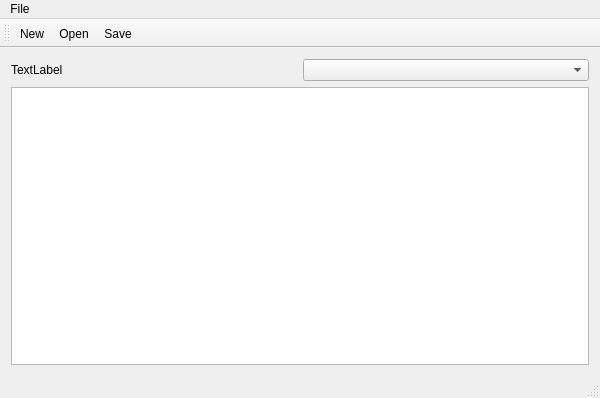
<?xml version="1.0" encoding="UTF-8"?>
<ui version="4.0">
 <class>MainWindow</class>
 <widget class="QMainWindow" name="MainWindow">
  <property name="geometry">
   <rect>
    <x>0</x>
    <y>0</y>
    <width>600</width>
    <height>398</height>
   </rect>
  </property>
  <property name="windowTitle">
   <string>Sml Editor</string>
  </property>
  <widget class="QWidget" name="centralWidget">
   <property name="contextMenuPolicy">
    <enum>Qt::DefaultContextMenu</enum>
   </property>
   <layout class="QVBoxLayout" name="verticalLayout">
    <item>
     <layout class="QHBoxLayout" name="horizontalLayout">
      <item>
       <widget class="QLabel" name="label">
        <property name="text">
         <string>TextLabel</string>
        </property>
       </widget>
      </item>
      <item>
       <widget class="QComboBox" name="comboBox"/>
      </item>
     </layout>
    </item>
    <item>
     <widget class="ItemView" name="graphicsView"/>
    </item>
   </layout>
   <zorder>graphicsView</zorder>
   <zorder>label</zorder>
   <zorder>comboBox</zorder>
  </widget>
  <widget class="QMenuBar" name="menuBar">
   <property name="geometry">
    <rect>
     <x>0</x>
     <y>0</y>
     <width>600</width>
     <height>21</height>
    </rect>
   </property>
   <widget class="QMenu" name="menuFile">
    <property name="title">
     <string>File</string>
    </property>
    <addaction name="actionNew"/>
    <addaction name="actionOpen"/>
    <addaction name="actionSave"/>
   </widget>
   <addaction name="menuFile"/>
  </widget>
  <widget class="QToolBar" name="mainToolBar">
   <attribute name="toolBarArea">
    <enum>TopToolBarArea</enum>
   </attribute>
   <attribute name="toolBarBreak">
    <bool>false</bool>
   </attribute>
   <addaction name="actionNew"/>
   <addaction name="actionOpen"/>
   <addaction name="actionSave"/>
  </widget>
  <widget class="QStatusBar" name="statusBar"/>
  <action name="actionNew">
   <property name="text">
    <string>New</string>
   </property>
   <property name="shortcut">
    <string>Ctrl+N</string>
   </property>
  </action>
  <action name="actionOpen">
   <property name="text">
    <string>Open</string>
   </property>
   <property name="shortcut">
    <string>Ctrl+O</string>
   </property>
  </action>
  <action name="actionSave">
   <property name="text">
    <string>Save</string>
   </property>
   <property name="shortcut">
    <string>Ctrl+S</string>
   </property>
  </action>
 </widget>
 <layoutdefault spacing="6" margin="11"/>
 <customwidgets>
  <customwidget>
   <class>ItemView</class>
   <extends>QGraphicsView</extends>
   <header>item_view.h</header>
  </customwidget>
 </customwidgets>
 <resources>
  <include location="../build/editor.qrc"/>
 </resources>
 <connections/>
</ui>
